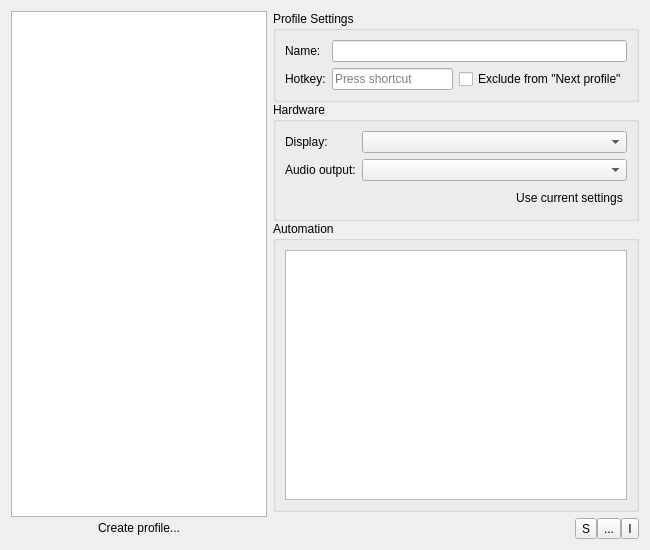
<?xml version="1.0" encoding="UTF-8"?>
<ui version="4.0">
 <class>MainWindow</class>
 <widget class="QDialog" name="MainWindow">
  <property name="geometry">
   <rect>
    <x>0</x>
    <y>0</y>
    <width>650</width>
    <height>550</height>
   </rect>
  </property>
  <property name="minimumSize">
   <size>
    <width>650</width>
    <height>550</height>
   </size>
  </property>
  <property name="windowTitle">
   <string>ModeFlow - Workspace Manager</string>
  </property>
  <property name="sizeGripEnabled">
   <bool>false</bool>
  </property>
  <layout class="QHBoxLayout" name="horizontalLayout_3" stretch="0,10">
   <item>
    <layout class="QVBoxLayout" name="verticalLayout">
     <property name="spacing">
      <number>0</number>
     </property>
     <item>
      <widget class="ModeFlow::Gui::ProfileListView" name="configList">
       <property name="minimumSize">
        <size>
         <width>130</width>
         <height>0</height>
        </size>
       </property>
      </widget>
     </item>
     <item>
      <widget class="QPushButton" name="btnCreateProfile">
       <property name="cursor">
        <cursorShape>PointingHandCursor</cursorShape>
       </property>
       <property name="text">
        <string>Create profile...</string>
       </property>
       <property name="flat">
        <bool>true</bool>
       </property>
      </widget>
     </item>
    </layout>
   </item>
   <item>
    <layout class="QVBoxLayout" name="settingsLayout" stretch="0,0,10,0">
     <property name="spacing">
      <number>0</number>
     </property>
     <property name="leftMargin">
      <number>0</number>
     </property>
     <property name="topMargin">
      <number>0</number>
     </property>
     <property name="rightMargin">
      <number>0</number>
     </property>
     <property name="bottomMargin">
      <number>0</number>
     </property>
     <item>
      <widget class="QGroupBox" name="groupGeneral">
       <property name="title">
        <string>Profile Settings</string>
       </property>
       <layout class="QFormLayout" name="formLayout">
        <item row="0" column="0">
         <widget class="QLabel" name="label_1">
          <property name="text">
           <string>Name:</string>
          </property>
         </widget>
        </item>
        <item row="0" column="1">
         <widget class="QLineEdit" name="editName"/>
        </item>
        <item row="1" column="0">
         <widget class="QLabel" name="label_2">
          <property name="text">
           <string>Hotkey:</string>
          </property>
         </widget>
        </item>
        <item row="1" column="1">
         <layout class="QHBoxLayout" name="horizontalLayout_2">
          <item>
           <widget class="ModeFlow::Gui::HotkeyEdit" name="keyEditSpecific"/>
          </item>
          <item>
           <widget class="QCheckBox" name="checkSkipInCycle">
            <property name="toolTip">
             <string>Skip this profile when using the Next profile hotkey to cycle through profiles.</string>
            </property>
            <property name="text">
             <string>Exclude from &quot;Next profile&quot;</string>
            </property>
           </widget>
          </item>
         </layout>
        </item>
       </layout>
      </widget>
     </item>
     <item>
      <widget class="QGroupBox" name="groupHardware">
       <property name="title">
        <string>Hardware</string>
       </property>
       <layout class="QFormLayout" name="formLayout_2">
        <item row="0" column="0">
         <widget class="QLabel" name="label_3">
          <property name="text">
           <string>Display:</string>
          </property>
         </widget>
        </item>
        <item row="0" column="1">
         <widget class="QComboBox" name="comboDisplay"/>
        </item>
        <item row="1" column="0">
         <widget class="QLabel" name="label_4">
          <property name="text">
           <string>Audio output:</string>
          </property>
         </widget>
        </item>
        <item row="1" column="1">
         <widget class="QComboBox" name="comboAudio"/>
        </item>
        <item row="2" column="0" colspan="2">
         <layout class="QHBoxLayout" name="horizontalLayout">
          <item>
           <spacer name="horizontalSpacer_2">
            <property name="orientation">
             <enum>Qt::Orientation::Horizontal</enum>
            </property>
            <property name="sizeHint" stdset="0">
             <size>
              <width>40</width>
              <height>20</height>
             </size>
            </property>
           </spacer>
          </item>
          <item>
           <widget class="QPushButton" name="btnCapture">
            <property name="cursor">
             <cursorShape>PointingHandCursor</cursorShape>
            </property>
            <property name="toolTip">
             <string>Detect and save the monitor and audio device currently used by the system into this profile.</string>
            </property>
            <property name="text">
             <string>Use current settings</string>
            </property>
            <property name="flat">
             <bool>true</bool>
            </property>
           </widget>
          </item>
         </layout>
        </item>
       </layout>
      </widget>
     </item>
     <item>
      <widget class="QGroupBox" name="groupAuto">
       <property name="sizePolicy">
        <sizepolicy hsizetype="Preferred" vsizetype="Expanding">
         <horstretch>0</horstretch>
         <verstretch>0</verstretch>
        </sizepolicy>
       </property>
       <property name="title">
        <string>Automation</string>
       </property>
       <layout class="QGridLayout" name="gridLayout" columnstretch="10">
        <item row="0" column="0">
         <widget class="ModeFlow::Gui::AppListWidget" name="listApps">
          <property name="sizePolicy">
           <sizepolicy hsizetype="Preferred" vsizetype="Expanding">
            <horstretch>0</horstretch>
            <verstretch>0</verstretch>
           </sizepolicy>
          </property>
          <property name="toolTip">
           <string>List of applications to launch when this profile is activated.</string>
          </property>
          <property name="verticalScrollMode">
           <enum>QAbstractItemView::ScrollMode::ScrollPerPixel</enum>
          </property>
         </widget>
        </item>
       </layout>
      </widget>
     </item>
     <item>
      <layout class="QHBoxLayout" name="listButtons_2">
       <property name="topMargin">
        <number>6</number>
       </property>
       <item>
        <spacer name="horizontalSpacer">
         <property name="orientation">
          <enum>Qt::Orientation::Horizontal</enum>
         </property>
         <property name="sizeHint" stdset="0">
          <size>
           <width>40</width>
           <height>20</height>
          </size>
         </property>
        </spacer>
       </item>
       <item>
        <widget class="QToolButton" name="btnSettings">
         <property name="toolTip">
          <string>Settings</string>
         </property>
         <property name="text">
          <string notr="true">S</string>
         </property>
        </widget>
       </item>
       <item>
        <widget class="QToolButton" name="btnMore">
         <property name="toolTip">
          <string>More options</string>
         </property>
         <property name="text">
          <string notr="true">...</string>
         </property>
         <property name="popupMode">
          <enum>QToolButton::ToolButtonPopupMode::InstantPopup</enum>
         </property>
        </widget>
       </item>
       <item>
        <widget class="QToolButton" name="btnAbout">
         <property name="toolTip">
          <string>About</string>
         </property>
         <property name="text">
          <string notr="true">I</string>
         </property>
        </widget>
       </item>
      </layout>
     </item>
    </layout>
   </item>
  </layout>
 </widget>
 <customwidgets>
  <customwidget>
   <class>ModeFlow::Gui::HotkeyEdit</class>
   <extends>QKeySequenceEdit</extends>
   <header location="global">HotkeyEdit.h</header>
  </customwidget>
  <customwidget>
   <class>ModeFlow::Gui::AppListWidget</class>
   <extends>QListWidget</extends>
   <header location="global">AppListWidget.h</header>
  </customwidget>
  <customwidget>
   <class>ModeFlow::Gui::ProfileListView</class>
   <extends>QListView</extends>
   <header location="global">ProfileListView.h</header>
  </customwidget>
 </customwidgets>
 <resources/>
 <connections/>
</ui>
